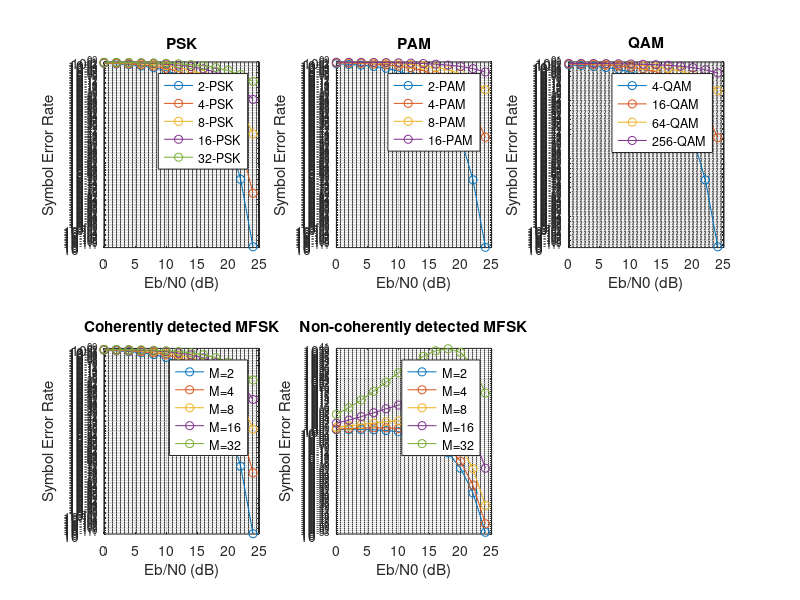

Recreate this plot in MATLAB.
% MATLAB code to generate plots for symbol error rates

% Define Eb/N0 range
EbN0_dB = 0:2:24;
EbN0 = 10.^(EbN0_dB/10);

% PSK modulation
M_PSK = [2, 4, 8, 16, 32]; % M values for PSK
P_SER_PSK = zeros(length(M_PSK), length(EbN0));
for i = 1:length(M_PSK)
    M = M_PSK(i);
    P_SER_PSK(i, :) = 2*qfunc(sqrt(2*EbN0*sin(pi/M)));
end

% PAM modulation
M_PAM = [2, 4, 8, 16]; % M values for PAM
P_SER_PAM = zeros(length(M_PAM), length(EbN0));
for i = 1:length(M_PAM)
    M = M_PAM(i);
    P_SER_PAM(i, :) = 2*(M-1)/M*qfunc(sqrt(6*log2(M)/(M^2-1)*EbN0));
end

% QAM modulation
M_QAM = [4, 16, 64, 256]; % M values for QAM
P_SER_QAM = zeros(length(M_QAM), length(EbN0));
for i = 1:length(M_QAM)
    M = M_QAM(i);
    P_SER_QAM(i, :) = 4*(1-1/sqrt(M))*qfunc(sqrt(3*log2(M)/(M-1)*EbN0));
end

% MFSK modulation (coherent detection)
M_MFSK = [2, 4, 8, 16, 32]; % M values for MFSK
P_SER_MFSK_coherent = zeros(length(M_MFSK), length(EbN0));
for i = 1:length(M_MFSK)
    M = M_MFSK(i);
    P_SER_MFSK_coherent(i, :) = qfunc(sqrt(2*EbN0*log2(M)/(M-1)));
end

% MFSK modulation (non-coherent detection)
P_SER_MFSK_noncoherent = zeros(length(M_MFSK), length(EbN0));
for i = 1:length(M_MFSK)
    M = M_MFSK(i);
    P_SER_MFSK_noncoherent(i, :) = exp(-EbN0/2).*((1+EbN0).^(M-1)-1)./(M-1);
end

% Plotting
figure;
% PSK plot
subplot(2,3,1);
for i = 1:length(M_PSK)
    semilogy(EbN0_dB, P_SER_PSK(i,:), '-o'); hold on;
end
title('PSK');
xlabel('Eb/N0 (dB)');
ylabel('Symbol Error Rate');
legend(arrayfun(@(x) sprintf('%d-PSK', x), M_PSK, 'UniformOutput', false));
grid on;

% PAM plot
subplot(2,3,2);
for i = 1:length(M_PAM)
    semilogy(EbN0_dB, P_SER_PAM(i,:), '-o'); hold on;
end
title('PAM');
xlabel('Eb/N0 (dB)');
ylabel('Symbol Error Rate');
legend(arrayfun(@(x) sprintf('%d-PAM', x), M_PAM, 'UniformOutput', false));
grid on;

% QAM plot
subplot(2,3,3);
for i = 1:length(M_QAM)
    semilogy(EbN0_dB, P_SER_QAM(i,:), '-o'); hold on;
end
title('QAM');
xlabel('Eb/N0 (dB)');
ylabel('Symbol Error Rate');
legend(arrayfun(@(x) sprintf('%d-QAM', x), M_QAM, 'UniformOutput', false));
grid on;

% MFSK (coherent) plot
subplot(2,3,4);
for i = 1:length(M_MFSK)
    semilogy(EbN0_dB, P_SER_MFSK_coherent(i,:), '-o'); hold on;
end
title('Coherently detected MFSK');
xlabel('Eb/N0 (dB)');
ylabel('Symbol Error Rate');
legend(arrayfun(@(x) sprintf('M=%d', x), M_MFSK, 'UniformOutput', false));
grid on;

% MFSK (non-coherent) plot
subplot(2,3,5);
for i = 1:length(M_MFSK)
    semilogy(EbN0_dB, P_SER_MFSK_noncoherent(i,:), '-o'); hold on;
end
title('Non-coherently detected MFSK');
xlabel('Eb/N0 (dB)');
ylabel('Symbol Error Rate');
legend(arrayfun(@(x) sprintf('M=%d', x), M_MFSK, 'UniformOutput', false));
grid on;

% Adjust subplot positions
set(gcf, 'Position', [100, 100, 1200, 600]);
